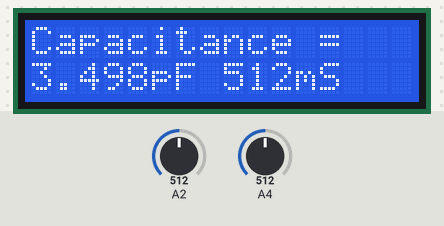
The sketch below on a simulated Arduino Uno, built with avr-gcc and run on an emulated ATmega328P. On the bench: 16×2 character LCD. The inputs (shaded band) are chosen by the test bench; at power-on: A4 = 512, A2 = 512. What the sketch prints to the serial monitor is not drawn.

Above: at 1.2 s.
1.3 s: A4 set to 990
At 2.5 s:
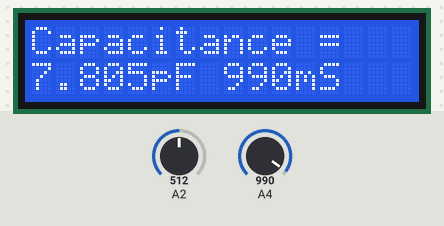
3.5 s: A4 set to 1013
At 6.8 s:
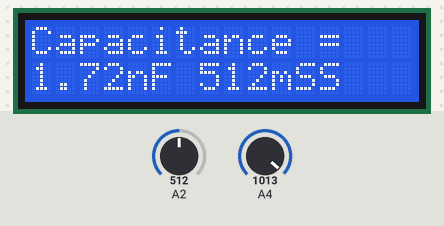
7.5 s: A4 set to 0
At 9.2 s:
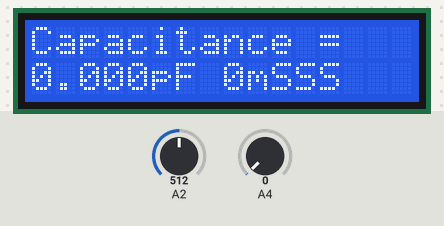
9.5 s: A4 set to 8
At 11.0 s:
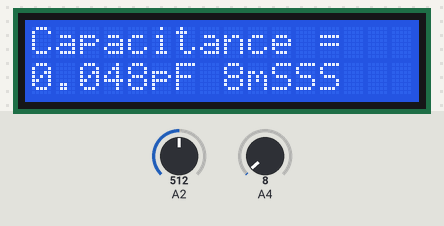
11.5 s: A4 set to 11
At 12.5 s:
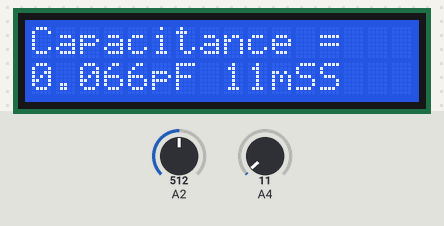
13.5 s: A4 set to 90
At 15.2 s:
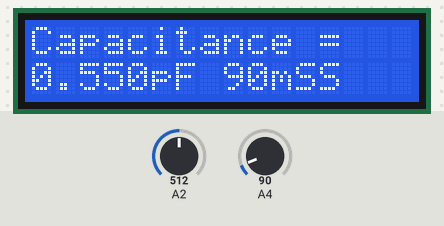
15.5 s: A4 set to 111
Timing chart, 0 to 18.5 s (numbered marks = the images above; inputs shaded):
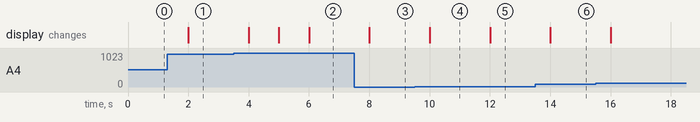

The sketch:

sjbsirproj.ino
```cpp
#include <LiquidCrystal.h>

LiquidCrystal lcd(12, 11, 5, 4, 3, 2);
const int OUT_PIN = 2;
const int IN_PIN = 4;
const float IN_STRAY_CAP_TO_GND = 24.48;
const float IN_CAP_TO_GND = IN_STRAY_CAP_TO_GND;
const float R_PULLUP = 34.8;
const int MAX_ADC_VALUE = 4095;

void setup(){
  pinMode(OUT_PIN, OUTPUT);
  pinMode(IN_PIN, OUTPUT);
  Serial.begin(115200);
  lcd.begin(16, 2);
}

void loop(){
    pinMode(IN_PIN, INPUT);
    digitalWrite(OUT_PIN, HIGH);
    int val = analogRead(IN_PIN);
    digitalWrite(OUT_PIN, LOW);

    if (val < 1000){
      pinMode(IN_PIN, OUTPUT);

      float capacitance = (float)val * IN_CAP_TO_GND / (float)(MAX_ADC_VALUE - val);

      lcd.setCursor(0,0);
      lcd.print(F("Capacitance = "));
      lcd.setCursor(0,1);
      lcd.print(capacitance, 3);
      lcd.print(F("pF "));
      lcd.print(val);
      lcd.print("mS");
      Serial.println(capacitance);
        Serial.print("pF");
    }

    else{
      pinMode(IN_PIN, OUTPUT);
      delay(1);
      pinMode(OUT_PIN, INPUT_PULLUP);
      unsigned long u1 = micros();
      unsigned long t;
      int digVal;

      do{
        digVal = digitalRead(OUT_PIN);
        unsigned long u2 = micros();
        t = u2 > u1 ? u2 - u1 : u1 - u2;
      }

      while ((digVal < 1) && (t < 400000L));

      pinMode(OUT_PIN, INPUT);
      val = analogRead(OUT_PIN);
      digitalWrite(IN_PIN, HIGH);
      int dischargeTime = (int)(t / 1000L) * 5;
      delay(dischargeTime);
      pinMode(OUT_PIN, OUTPUT);
      digitalWrite(OUT_PIN, LOW);
      digitalWrite(IN_PIN, LOW);

      float capacitance = -(float)t / R_PULLUP / log(1.0 - (float)val / (float)MAX_ADC_VALUE);

      lcd.setCursor(0,0);
      lcd.print(F("Capacitance = "));
      if (capacitance > 1000.0){
        lcd.setCursor(0,1);
        lcd.print(capacitance / 1000.0, 2);
        lcd.print(F("uF "));
        lcd.print(val);
        lcd.print("mS");
        Serial.println(capacitance/1000.0);
        Serial.print("uF");
      }

      else{
        lcd.setCursor(0,1);
        lcd.print(capacitance, 2);
        lcd.print(F("nF "));
        lcd.print(val);
        lcd.print("mS");
        Serial.println(capacitance);
        Serial.print("nF");
      }
  }
    while (millis() % 1000 != 0);
}
```

Measured:
- the behaviour switches between 999 and 1000 on A4 (found by bisection; images 1 and 2)
- the behaviour switches between 9 and 10 on A4 (found by bisection; images 4 and 5)
- after the input at 1.3 s, the display: changes after 0.71 s (image 1)
- after the input at 3.5 s, the display: changes after 0.51 s (image 2)
- after the input at 7.5 s, the display: changes after 0.50 s (image 3)
- after the input at 9.5 s, the display: changes after 0.50 s (image 4)
- after the input at 11.5 s, the display: changes after 0.50 s (image 5)
- after the input at 13.5 s, the display: changes after 0.50 s (image 6)
